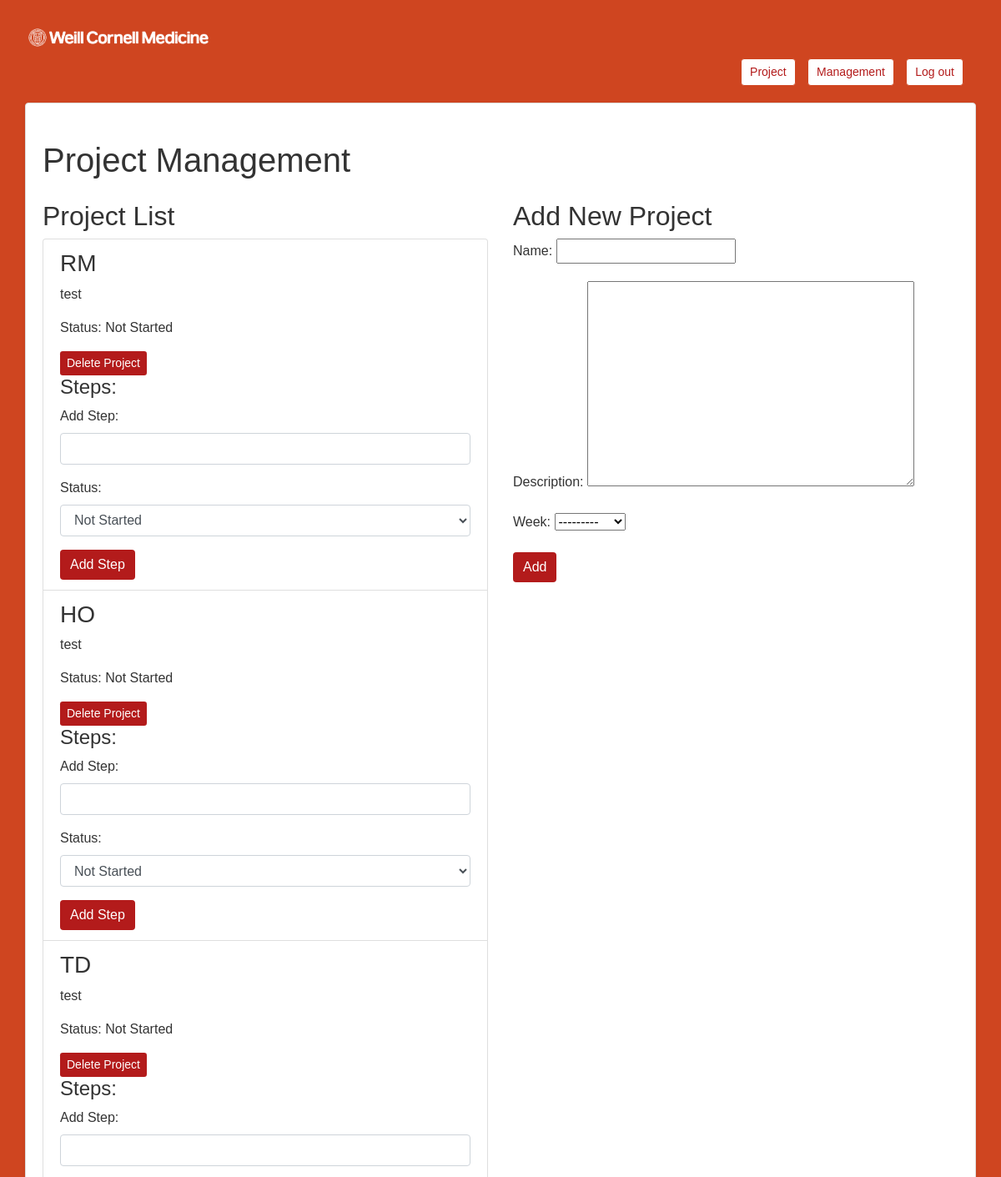
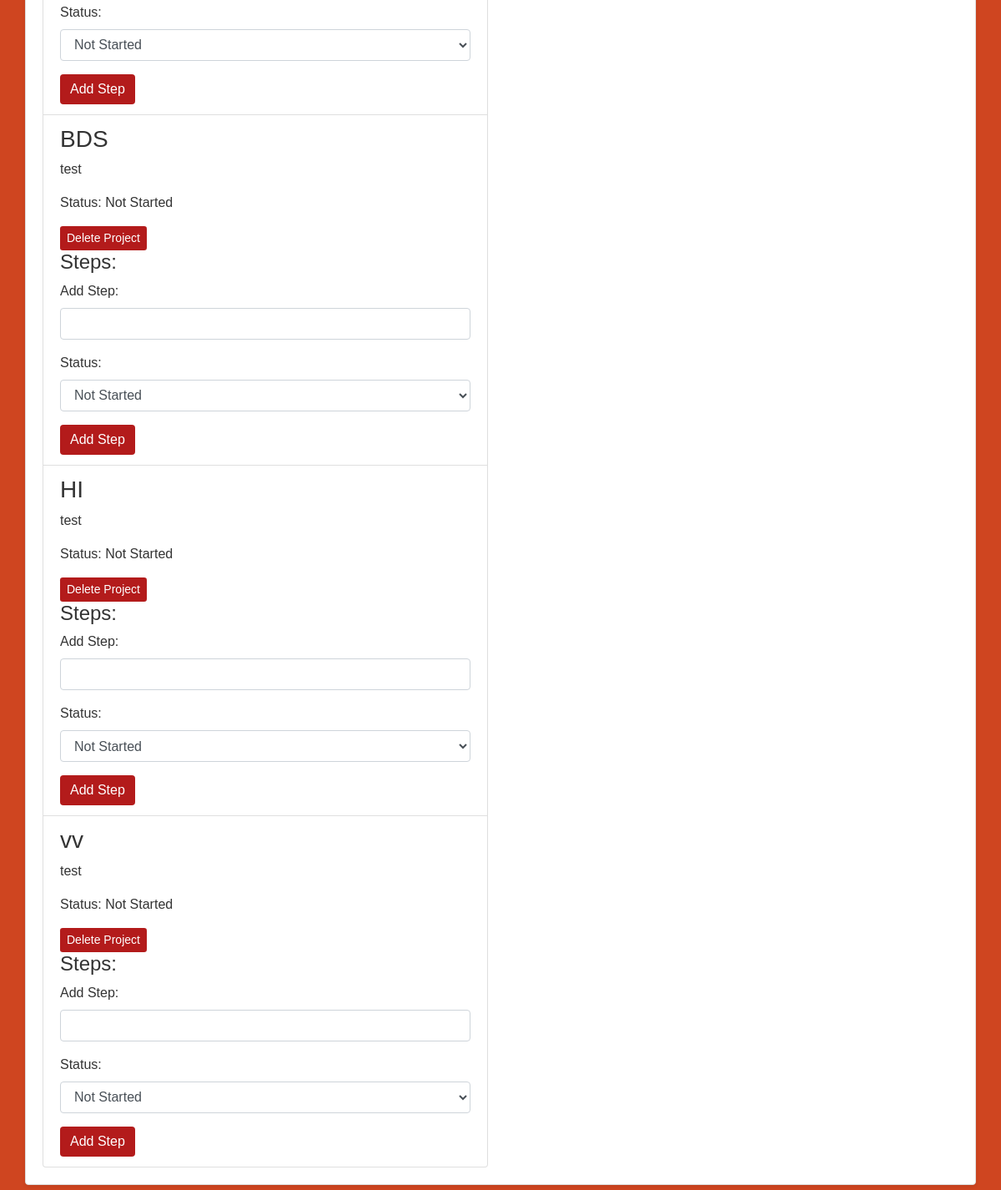
/project_management/ (signed in), run on the app's committed database (2 pictures, top to bottom).
### projects/models.py (models this page shows, shortened)
class Project(models.Model):
    STATUS_CHOICES = (
        ('Not Started', 'Not Started'),
        ('Incompleted', 'Incompleted'),
        ('Completed', 'Completed'),
    )
    name = models.CharField(max_length=100)
    description = models.TextField(max_length=100)
    status = models.CharField(max_length=12, choices=STATUS_CHOICES, default='Not Started')
    user = models.ForeignKey(settings.AUTH_USER_MODEL, on_delete=models.CASCADE)
    week = models.IntegerField(choices=[(i, f"Week {i}") for i in range(1, 11)], null=True)

### projects/views.py (the view)
# urls.py: path('project_management/', views.project_management, name='project_management'),
@login_required
def project_management(request):
    if request.method == 'POST':
        form = ProjectForm(request.POST)
        if form.is_valid():
            project = form.save(commit=False)
            project.user = request.user
            form.save()
            return redirect('project_management')
    else:
        form = ProjectForm()
    projects = Project.objects.all()
    return render(request, 'project_management.html', {'form': form, 'projects': projects})

### projects/forms.py
class ProjectForm(forms.ModelForm):
    class Meta:
        model = Project
        fields = ['name', 'description', 'week']

### projects/templates/project_management.html (shortened to what this page needs)
<!DOCTYPE html>
<html lang="en">
<head>
    <link rel="stylesheet" href="https://maxcdn.bootstrapcdn.com/bootstrap/4.5.2/css/bootstrap.min.css">
    {% load static %}
    <link rel="stylesheet" href="{% static 'css/project_management.css' %}">
</head>
<body>
    <div class="logo-container">
        <a href="{% url 'project_list' %}">
            <img src="{% static 'image/logo2.png' %}" alt="Weill Cornell Medicine Logo" height="50" />
        </a>
    </div>
    <div class="header-links">
        <a href="{% url 'project_list' %}" class="btn btn-secondary btn-sm">Project</a>
        <a href="{% url 'user_management' %}" class="btn btn-secondary btn-sm">Management</a>
        <a href="{% url 'login' %}" class="btn btn-secondary btn-sm">Log out</a>
    </div>
    <div class="container">
        <h1 class="my-4">Project Management</h1>
        <div class="row">
            <div class="col-md-6">
                <h2>Project List</h2>
                <ul class="list-group">
                    {% for project in projects %}
                        <li class="list-group-item">
                            <h3>{{ project.name }}</h3>
                            <p>{{ project.description }}</p>
                            <p>Status: {{ project.status }}</p>
                            <a href="{% url 'delete_project' project.id %}" class="btn btn-danger btn-sm">Delete Project</a>
                            <h4>Steps:</h4>
                            <form method="post" action="{% url 'add_step' project.id %}" class="form">
                                <div class="form-group">
                                    <label for="step_name">Add Step:</label>
                                    <input type="text" name="step_name" required class="form-control">
                                </div>
                                <div class="form-group">
                                    <label for="step_status">Status:</label>
                                    <select name="step_status" class="form-control">
                                        <option value="Not Started">Not Started</option>
                                    </select>
                                </div>
                                <button type="submit" class="btn btn-primary">Add Step</button>
                            </form>
                        </li>
                    {% endfor %}
                </ul>
            </div>
            <div class="col-md-6">
                <h2>Add New Project</h2>
                <form method="post" class="form">
                    {{ form.as_p }}
                    <button type="submit" class="btn btn-primary">Add</button>
                </form>
            </div>
        </div>
    </div>
</body>
</html>

### static/css/project_management.css (style rules this page uses)
body { font-family: 'Arial', sans-serif; background-color:#CF4520; color: #333333; margin: 0; padding: 20px; }
.header-links { text-align: right; padding: 0 15px; margin-bottom: 20px; }
.header-links a { color: #B31B1B; padding: 5px 10px; margin-right: 10px; border-radius: 4px; text-decoration: none; background-color: white; border: 1px solid #CF4520; }
.btn-primary, .btn-danger { background-color: #B31B1B; color: #FFFFFF; border: none; }
.container { background-color: #fff; border: 1px solid #ddd; border-radius: .25rem; box-shadow: 0 .125rem .25rem rgba(0,0,0,.075); padding: 20px; margin-bottom: 20px; }

### data on the page
Project: name "RM", description "test", status "Not Started"
Project: name "HO", description "test", status "Not Started"
Project: name "TD", description "test", status "Not Started"
Project: name "BDS", description "test", status "Not Started"
Project: name "HI", description "test", status "Not Started"
Project: name "vv", description "test", status "Not Started"
